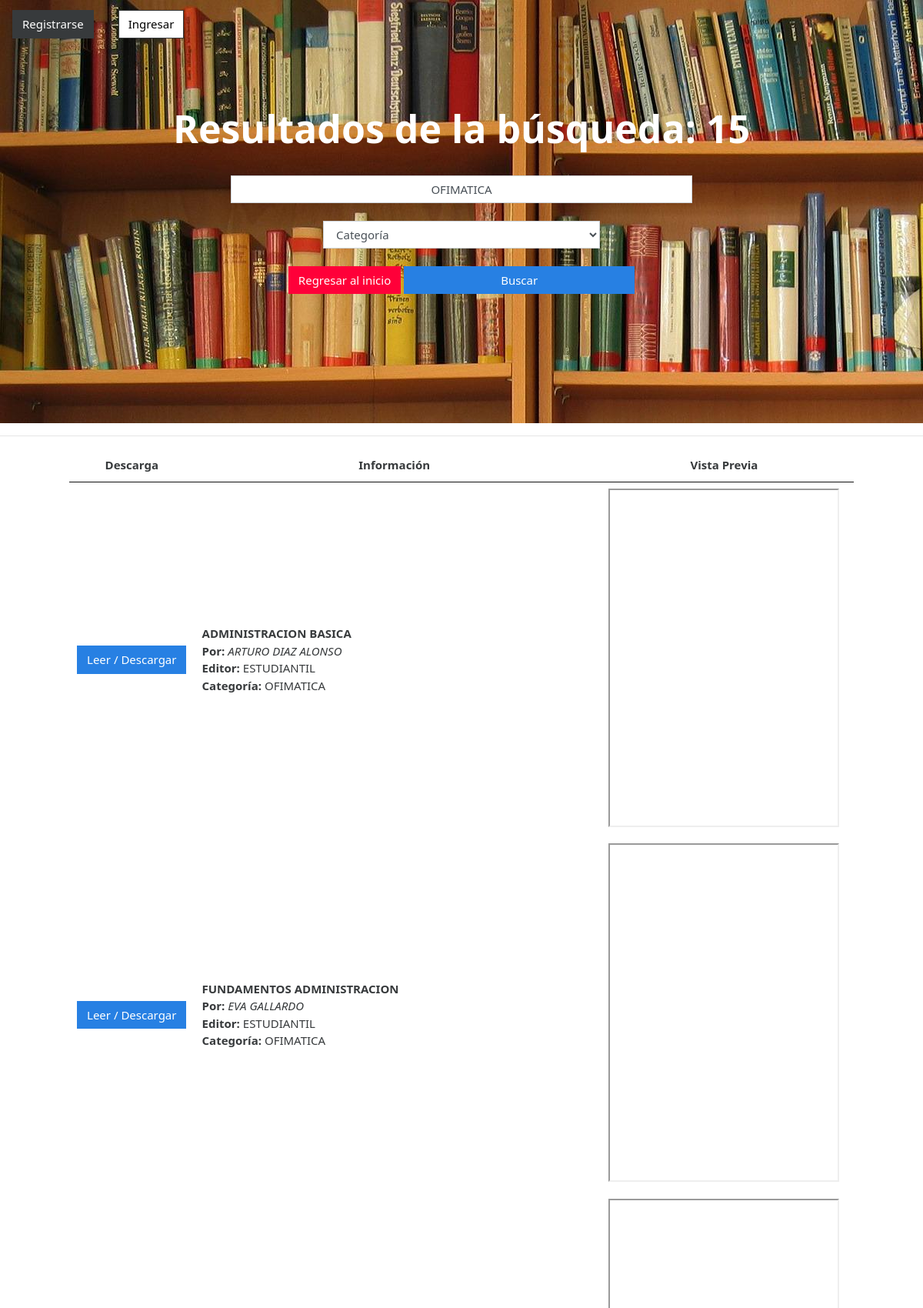
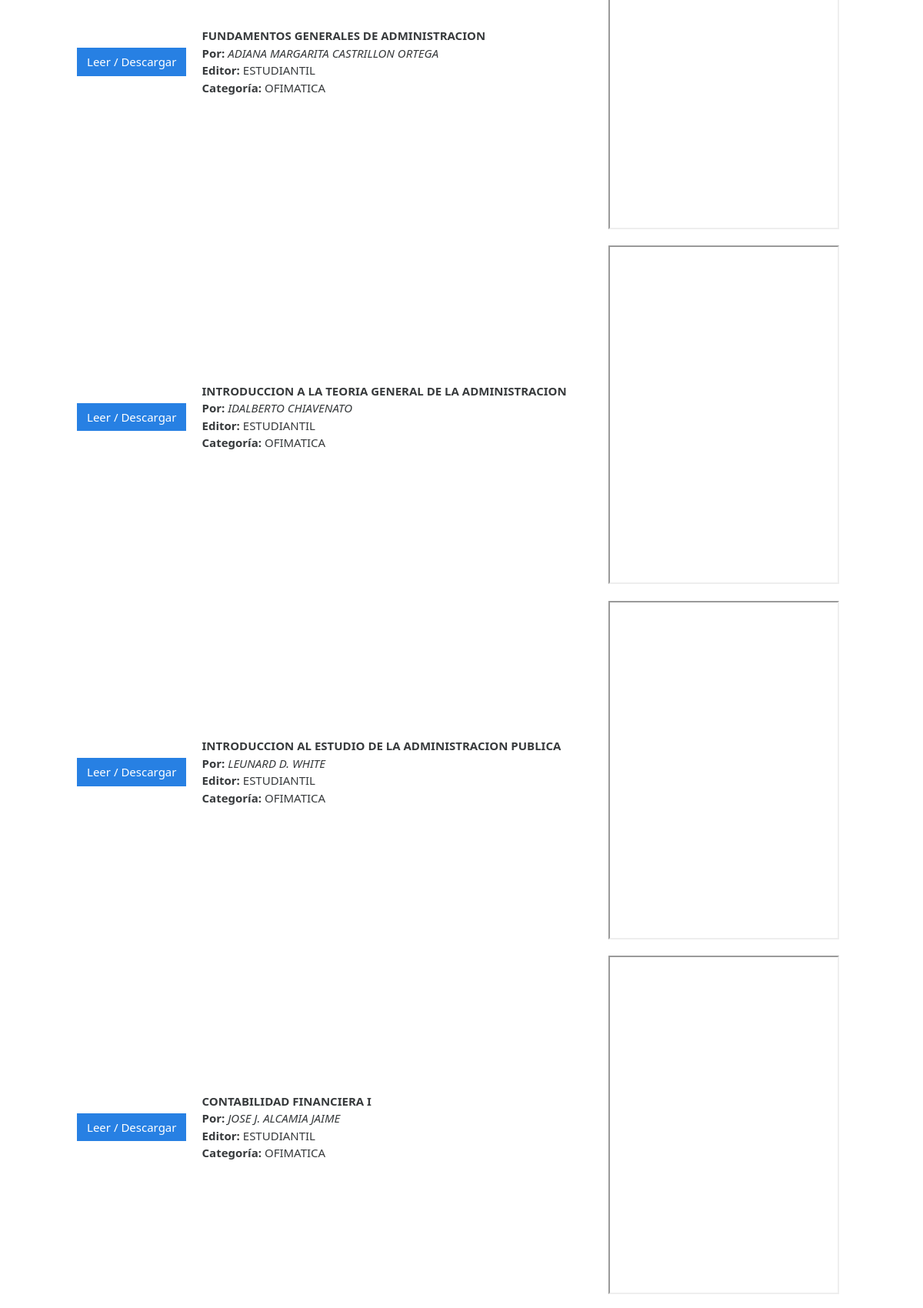
The page /view/search.php?master-search=OFIMATICA&filter-search=categoria (upper part) on the database its author committed (2 pictures, top to bottom).
### tables this page shows
create table IF NOT EXISTS libro (
	id_libro int unsigned not null auto_increment,
  id_autor int not null,
  id_categoria smallint not null,
  id_editorial int not null,
  libro varchar(150) default null,
  tamanio int unsigned default null,
  tipo varchar(150) default null,
  nombre_archivo varchar(255) default null,
 	constraint PKLibro primary key (id_libro),
 	constraint FKAutor foreign key (id_autor) references autor(id_autor),
 	constraint FKCategoria foreign key (id_categoria) references categoria(id_categoria),
 	constraint FKEditorial foreign key (id_editorial) references editorial(id_editorial)
);

create table autor(
 	id_autor int not null auto_increment,
 	autor varchar(200) not null,
 	constraint PKAutor primary key (id_autor)
);

create table editorial(
 	id_editorial int not null auto_increment,
 	editorial varchar(100) not null,
 	constraint PKEditorial primary key (id_editorial)
);

create table categoria(
 	id_categoria smallint not null auto_increment,
 	categoria varchar(100) not null,
 	constraint PKCategoria primary key (id_categoria)
);

### model/functions_bd.php (called while the page is built, shortened)
<?php
	class functions{
		private $conexion;
		function __construct(){
            $this->conexion=mysqli_connect("localhost", "root", "caps2300", "biblioteca");
		}
		public function tablaBusqueda($search, $filter){
			if ($filter=="all") {
				$query="select d.id_libro, d.libro, d.nombre_archivo, a.autor, b.id_categoria, b.categoria, c.id_editorial, c.editorial from libro d inner join autor a on(d.id_autor = a.id_autor) inner join categoria b on(d.id_categoria = b.id_categoria) inner join editorial c on(d.id_editorial = c.id_editorial) where a.autor like '%".$search."%' or b.categoria like '%".$search."%' or c.editorial like '%".$search."%' or d.libro like '%".$search."%' ";
			} elseif ($filter=="categoria") {
				$query="select d.id_libro, d.libro, d.nombre_archivo, a.autor, b.id_categoria, b.categoria, c.id_editorial, c.editorial from libro d inner join autor a on(d.id_autor = a.id_autor) inner join categoria b on(d.id_categoria = b.id_categoria) inner join editorial c on(d.id_editorial = c.id_editorial) where b.categoria like '%".$search."%' ";
			}
			$rs=mysqli_query($this->conexion, $query);
			return $rs;
		}
	}
?>

### view/search.php (the view, shortened to what this page needs)
<?php
	include_once "../model/functions_bd.php";
	$bd=new functions();
	$master_search=$_GET["master-search"];
	$filter_search=$_GET["filter-search"];
	$rsSearch=$bd->tablaBusqueda($master_search, $filter_search);
	$rsSearch2=$bd->tablaBusqueda($master_search, $filter_search);
	$admin=$_SESSION['admin'];
	if ($admin=="t") {
		$rows=mysqli_num_rows($rsSearch2);
	} else {
		$rows=mysqli_num_rows($rsSearch);
	}
?>
<!DOCTYPE html>
<html>
<head>
	<link rel="stylesheet" type="text/css" href="css/cosmo.css">
	<link rel="stylesheet" type="text/css" href="css/style.css">
	<link rel="stylesheet" type="text/css" href="css/dt.css">
</head>
<body>
	<center>
		<div id="container">
			<div id="banner-search">
				<nav class="navbar navbar-expand-lg" id="nav-top">
				  	<a class="navbar-brand" href="register.php" id="title-nav"><button type="button" class="btn btn-secondary" id="btn-register">Registrarse</button></a>
				  	<a class="navbar-brand" href="login.php" id="title-nav"><button type="button" class="btn btn-secondary" id="btn-login">Ingresar</button></a>
				</nav>
				<br>
				<br>
				<br>
				<strong id="frase" style="font-size:50px">Resultados de la búsqueda: <?php echo $rows; ?></strong>
				<br>
				<br>
				<form action="search.php#table-user-container" method="GET">
					<input type="text" name="master-search" value="<?php echo $master_search; ?>" placeholder="Búsqueda" class="form-control" id="text-search" autocomplete="off" required>
					<br>
					<select name="filter-search" class="form-control" id="filter-search">
						<option value="categoria">Categoría</option>
					</select>
					<br>
					<a href="../" id="btn-back"><button type="button" class="btn btn-danger">Regresar al inicio</button></a>
					<button type="submit" class="btn btn-primary" id="btn-search">Buscar</button>
				</form>
			</div>
			<hr>
			<div id="table-user-container">
				<table id="search-table-user">
					<thead style="text-align:center;">
						<th style="width:15%">Descarga</th><th>Información</th><th>Vista Previa</th>
					</thead>
					<?php
						if ($rows==0) {
							echo "<tr style='text-align:center;'>";
							echo "<td colspan='3'><h3>No se encontraron resultados :(</h3></td>";
							echo "</tr>";
						} else {
							while ($value=mysqli_fetch_array($rsSearch)) {
								echo "<tr>";
								echo "<td style='text-align:center;'><a target='_blank' href='../controller/email/email.php?libro=$value[1]&pdf=$value[2]'><button type='button' class='btn btn-primary'>Leer / Descargar</button></a></td><td><b>$value[1]</b><br><b>Por: </b><i>$value[3]</i><br><b>Editor: </b>$value[7]<br><b>Categoría: </b> $value[5]</td><td style='text-align:center;'><iframe src='../controller/library/$value[2]' style='width:300px; height:440px;'></iframe></td>";
								echo "</tr>";
							}
						}
					?>
				</table>
			</div>
		</div>
	</center>
</body>
</html>

### view/css/style.css (style rules this page uses)
#banner-search { width:device-width; background-image:url(../img/search_banner.png); background-image:cover; height:550px; }
#text-search { width:50%; text-align:center; }
#filter-search { width:30%; }
#nav-top { background-color:transparent; }
#title-nav { color:white; text-align:center; }
#btn-login { background-color:white; color:black; }
#frase { color:white; font-size:25px; }
#btn-search { width:25%; }
#btn-back { width:25%; }
#search-table-user { width:85%; }

### view/css/dt.css (style rules this page uses)
table.dataTable { width:100%;margin:0 auto;clear:both;border-collapse:separate;border-spacing:0 }
table.dataTable thead th,table.dataTable tfoot th { font-weight:bold }
table.dataTable thead th,table.dataTable thead td { padding:10px 18px;border-bottom:1px solid #111 }
table.dataTable thead .sorting,table.dataTable thead .sorting_asc,table.dataTable thead .sorting_desc,table.dataTable thead .sorting_asc_disabled,table.dataTable thead .sorting_desc_disabled { cursor:pointer;*cursor:hand;background-repeat:no-repeat;background-position:center right }
table.dataTable thead .sorting { background-image:url("../images/sort_both.png") }
table.dataTable thead .sorting_asc { background-image:url("../images/sort_asc.png") }
table.dataTable tbody tr { background-color:#ffffff }
table.dataTable tbody th,table.dataTable tbody td { padding:8px 10px }
table.dataTable.no-footer { border-bottom:1px solid #111 }
table.dataTable,table.dataTable th,table.dataTable td { box-sizing:content-box }

### rows shown on the page
libro: libro "ADMINISTRACION BASICA", id_autor.autor "ARTURO DIAZ ALONSO", id_editorial.editorial "ESTUDIANTIL", id_categoria.categoria "OFIMATICA"
libro: libro "FUNDAMENTOS ADMINISTRACION", id_autor.autor "EVA GALLARDO", id_editorial.editorial "ESTUDIANTIL", id_categoria.categoria "OFIMATICA"
libro: libro "FUNDAMENTOS GENERALES DE ADMINISTRACION", id_autor.autor "ADIANA MARGARITA CASTRILLON ORTEGA", id_editorial.editorial "ESTUDIANTIL", id_categoria.categoria "OFIMATICA"
libro: libro "INTRODUCCION A LA TEORIA GENERAL DE LA ADMINISTRACION", id_autor.autor "IDALBERTO CHIAVENATO", id_editorial.editorial "ESTUDIANTIL", id_categoria.categoria "OFIMATICA"
libro: libro "INTRODUCCION AL ESTUDIO DE LA ADMINISTRACION PUBLICA", id_autor.autor "LEUNARD D. WHITE", id_editorial.editorial "ESTUDIANTIL", id_categoria.categoria "OFIMATICA"
libro: libro "CONTABILIDAD FINANCIERA I", id_autor.autor "JOSE J. ALCAMIA JAIME", id_editorial.editorial "ESTUDIANTIL", id_categoria.categoria "OFIMATICA"

### other values the page prints
$rows "15"
